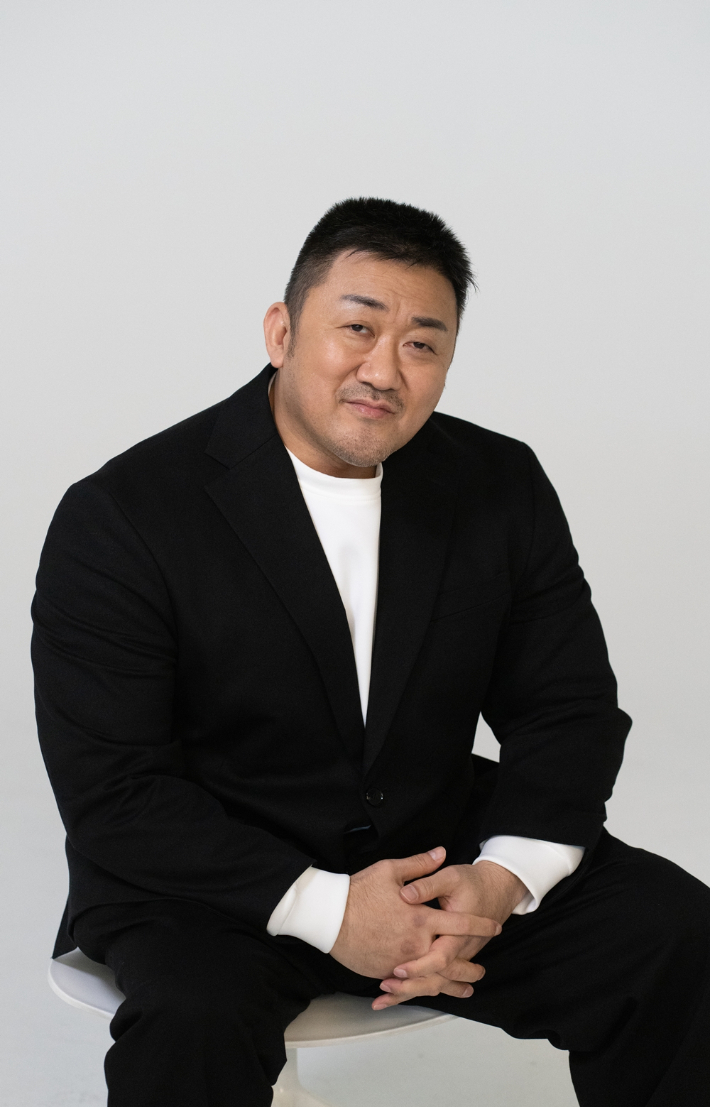
#> input picture dong.jpg, 710 x 1107 px, given in place of test.png, which was not available
$ python test_template_matching.py
#> lines starting #> are read from the running program, lines starting #| are printed output that depends on the picture; pictures that were not available may be replaced by others from this repository, and a replacement may not be noted
import cv2
import numpy as np

def non_max_suppression(boxes, overlapThresh):
    if len(boxes) == 0:
        return []

    # Bounding Box 좌표를 float으로 변환 (필수)
    boxes = np.array(boxes, dtype="float")

    # 박스의 좌표값들 추출
    x1 = boxes[:, 0]
    y1 = boxes[:, 1]
    x2 = boxes[:, 2]
    y2 = boxes[:, 3]

    # 박스 면적 계산
    areas = (x2 - x1 + 1) * (y2 - y1 + 1)

    # 박스의 점수를 내림차순으로 정렬
    idxs = np.argsort(areas)[::-1]

    pick = []

    while len(idxs) > 0:
        last = idxs[0]
        pick.append(last)
        suppress = [0]

        for i in range(1, len(idxs)):
            # 현재 박스와 비교할 박스 좌표
            xx1 = max(x1[last], x1[idxs[i]])
            yy1 = max(y1[last], y1[idxs[i]])
            xx2 = min(x2[last], x2[idxs[i]])
            yy2 = min(y2[last], y2[idxs[i]])

            # 교차 영역의 너비와 높이 계산
            w = max(0, xx2 - xx1 + 1)
            h = max(0, yy2 - yy1 + 1)

            # IoU 계산
            overlap = float(w * h) / areas[idxs[i]]

            # 지정한 임계값보다 겹친다면 제거
            if overlap > overlapThresh:
                suppress.append(i)

        idxs = np.delete(idxs, suppress)

    return boxes[pick].astype("int")

image = cv2.imread("/home/user/test_canny/test_canny/test.png")
#> image is the input picture: shape (1107, 710, 3); mean B, G, R 121.8, 123.5, 126.5
image_gray = cv2.cvtColor(image, cv2.COLOR_RGB2GRAY)
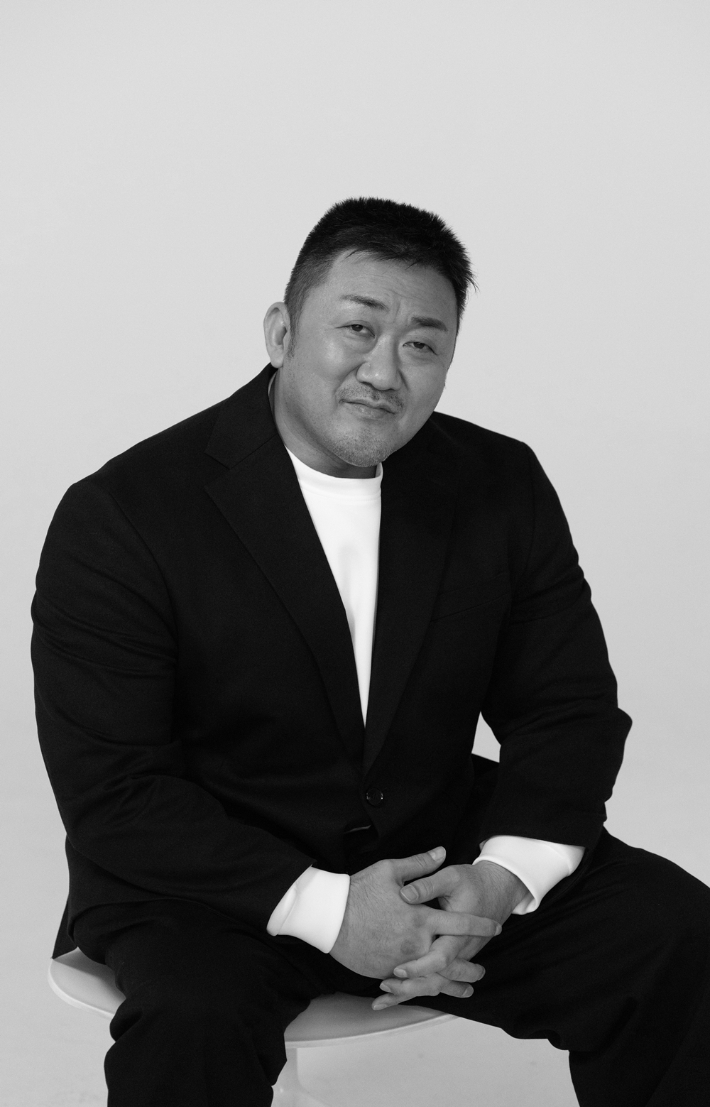
#> image_gray: shape (1107, 710); min 0, max 249, mean 123.3

template = cv2.imread("/home/user/test_canny/test_canny/template/template_test.jpeg")
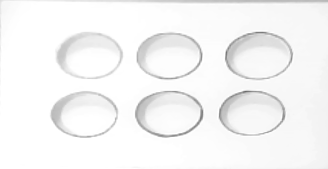
#> input picture template/template_test.jpeg, 328 x 169 px, found by its file name
#> template is the input picture: shape (169, 328, 3); min 106, max 255, mean 245.6
template= cv2.cvtColor(template, cv2.COLOR_RGB2GRAY)
#> template: shape (169, 328)
w ,h = template.shape[::-1]
#> w = 328; h = 169

template1 = cv2.imread("/home/user/test_canny/test_canny/template/template.jpeg")
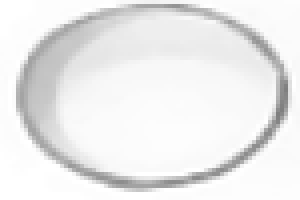
#> input picture template/template.jpeg, 75 x 50 px, found by its file name (shown 4 times larger)
#> template1 is the input picture: shape (50, 75, 3); min 127, max 255, mean 235.6
template1= cv2.cvtColor(template1, cv2.COLOR_RGB2GRAY)
#> template1: shape (50, 75)
w1 ,h1 = template.shape[::-1]
#> w1 = 328; h1 = 169

res = cv2.matchTemplate(image_gray, template, cv2.TM_CCOEFF_NORMED)
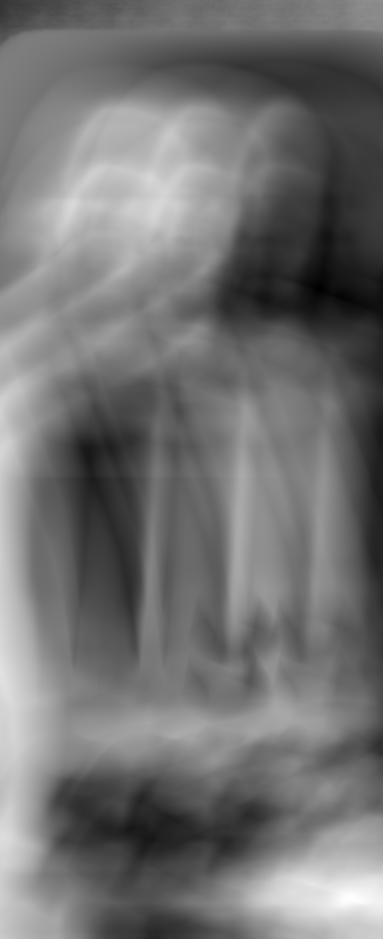
#> res: shape (939, 383) float32; min -0.255, max 0.283, mean -0.0132; drawn with min black and max white
threshold = 0.9
loc = np.where(res >= threshold)
#> loc = (empty array, empty array)
res1 = cv2.matchTemplate(image_gray, template1, cv2.TM_CCOEFF_NORMED)
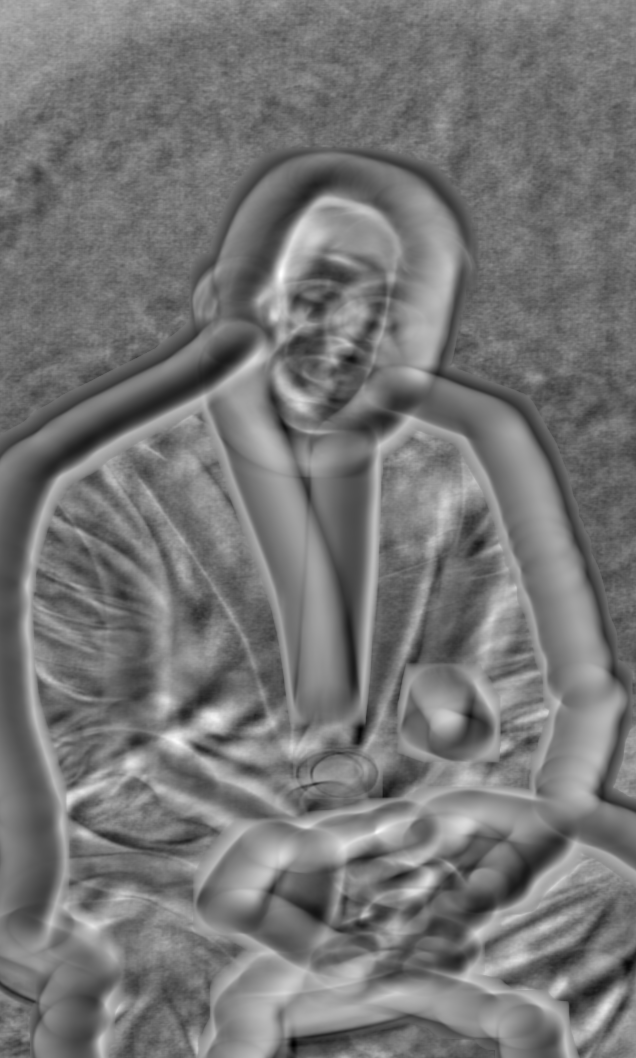
#> res1: shape (1058, 636) float32; min -0.311, max 0.331, mean -0.0132; drawn with min black and max white
threshold1 = 0.7
loc1 = np.where(res1 >= threshold1)
#> loc1 = (empty array, empty array)

# 일치한 좌표들을 Bounding Box로 변환
boxes = []
for pt in zip(*loc[::-1]):
    # 각 좌표에 대한 사각형 영역 (x1, y1, x2, y2)
    boxes.append([pt[0], pt[1], pt[0] + w, pt[1] + h])
#> this loop made 0 passes
#> after the loop, boxes = []

# 큰 면적만 선택하기 위해 NMS 적용
picked_boxes = non_max_suppression(boxes, overlapThresh=0.3)
#> picked_boxes = []

# 선택된 큰 영역들에 사각형 그리기
for (x1, y1, x2, y2) in picked_boxes:
    cv2.rectangle(image, (x1, y1), (x2, y2), (0, 0, 255), 2)
    print(f"좌표: ({x1}, {y1}) ~ ({x2}, {y2}), 면적: {(x2 - x1) * (y2 - y1)}")
    conter_x = (x1 + x2) // 2
    conter_y = (y1 + y2) // 2
    robot_x = 320
    robot_y = 400
    cv2.circle(image, (conter_x, conter_y), 1, (0, 200, 200), 2) # pomboard center
    cv2.circle(image, (robot_x,robot_y), 1, (0, 0, 255), 2)# robot center
    distance = (((conter_x - robot_x)**2 + (conter_y - robot_y)**2)**0.5)*0.258 #cm xd


boxes1 = []
for pt1 in zip(*loc1[::-1]):
    boxes1.append([pt1[0], pt1[1], pt1[0] + w, pt1[1] + h])
#> after the loop, boxes1 = []
picked_boxes1 = non_max_suppression(boxes1, overlapThresh=0.3)
#> picked_boxes1 = []
for (x3, y3, x4, y4) in picked_boxes1:
    cv2.rectangle(image, (x3, y3), (x4, y4), (0, 0, 255), 2)
    print(f"좌표: ({x3}, {y3}) ~ ({x4}, {y4}), 면적: {(x4 - x3) * (y4 - y3)}")
    conter_x1 = (x3 + x4) // 2
    conter_y1 = (y3 + y4) // 2
    cv2.circle(image, (conter_x1, conter_y1), 1, (0, 200, 200), 2) # pomboard center
    cv2.circle(image, (robot_x,robot_y), 1, (0, 0, 255), 2)# robot center
    distance1 = (((conter_x1 - robot_x)**2 + (conter_y1 - robot_y)**2)**0.5)*0.258 #cm 단위

    print(f"distance: {distance}")


cv2.imshow('test',image)

cv2.waitKey()
cv2.destroyAllWindows()
